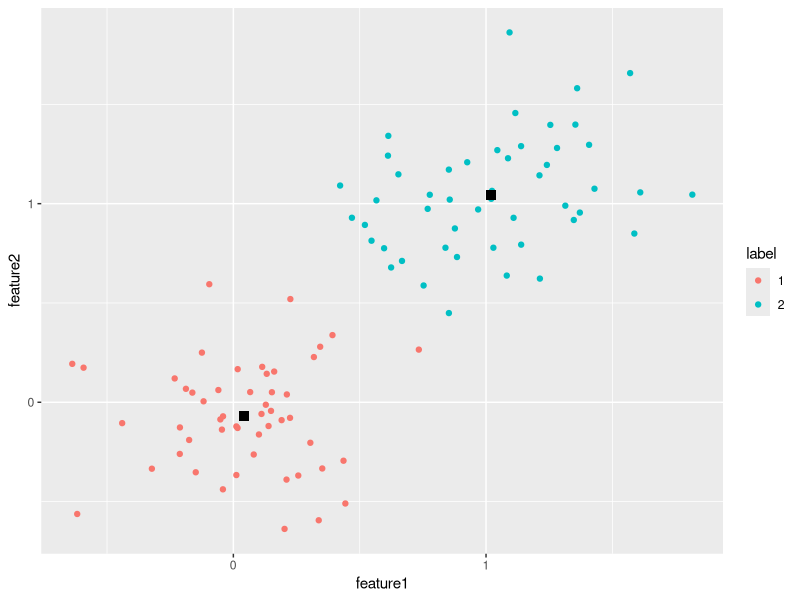

Generate this figure with R:
## ---- chunk 1
x <- rbind(matrix(rnorm(100, sd=0.3), ncol=2), 
           matrix(rnorm(100, mean=1, sd=0.3), ncol=2))

colnames(x) <- c("feature1", "feature2")
cl <- kmeans(x, 2)

library(ggplot2)
x_center <- as.data.frame(cbind(1:nrow(cl$centers), cl$centers))
colnames(x_center) <- c("cluster_id", "feature1", "feature2")
x_center$cluster_id <- as.factor(x_center$cluster_id)
x_label <- data.frame(cbind(x, cl$cluster))
colnames(x_label) <- c(colnames(x), "label")
x_label$label <- as.factor(x_label$label)
p <- ggplot() + 
  geom_point(data=x_label, aes(x=feature1, y=feature2, color=label)) +
  geom_point(data=x_center, aes(x=feature1, y=feature2), shape=15, color="black", size=I(3))
print(p)                    
